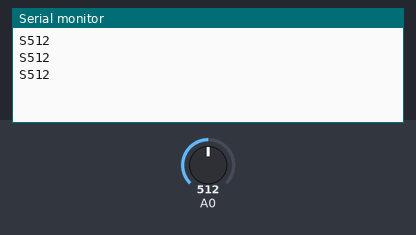
The sketch below on a simulated Arduino Leonardo, built with avr-gcc and run on an emulated ATmega32U4. Shown: the last lines printed to the serial monitor. The inputs (shaded band) are chosen by the test bench; at power-on: A0 = 512.

Above: at 1.3 s.
1.4 s: A0 set to 716
At 1.9 s:
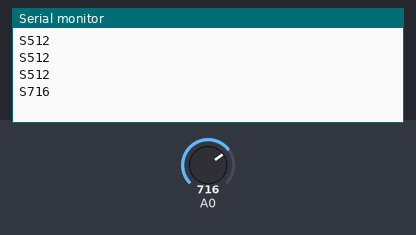
2.9 s: A0 set to 900
At 3.3 s:
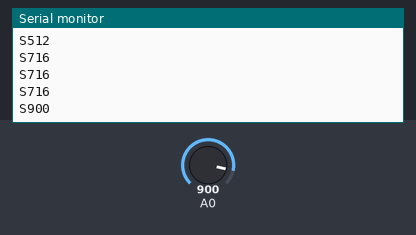
Timing chart, 0 to 5.9 s (numbered marks = the images above; inputs shaded):
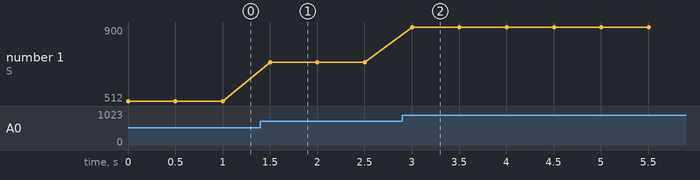

The sketch:

EmicAnalogReadSerial.ino
```cpp
/*
  EmicAnalogReadSerial

  Reads an analog input on pin 0 and reads the serial output
  from the Serial1 TX pin using an Emic 2 Text-to-speech module.
  (https://www.sparkfun.com/products/11711)
  This is the minimal example for the Emic module.

  Note: Serial1 is only available on board with two hardware serial
  ports, such as the SAMD boards (Nano 33 IoT,
  MKR), the 32U4 boards (Leonardo, Micro),
  the Due. For Uno boards, use SoftwareSerial
  instead.

  Attach the center pin of a potentiometer to pin A0,
  and the outside pins to +5V and ground.
  Attach the SIN pin of the Emic2 to the TX pin
  of the Arduino.

*/

// the setup routine runs once when you press reset:
void setup() {
  // initialize serial communication at 9600 bits per second:
  Serial.begin(9600);
  Serial1.begin(9600);
  // set the word rate at 400 words per minute (can go 75 - 600 wpm):
  Serial1.println("W400");
}

// the loop routine runs over and over again forever:
void loop() {
  // read the input on analog pin 0:
  int sensorValue = analogRead(A0);
  // print out the value you read:
  Serial.println("S" + String(sensorValue));
  Serial1.println("S" + String(sensorValue));
  delay(500);        // delay in between reads for voice legibility
}
```

Measured:
- after the input at 1.4 s, the serial monitor: prints a new line after 0.10 s (image 1)
- after the input at 2.9 s, the serial monitor: prints a new line after 0.10 s (image 2)
- plotted number 1: 512 → 716 after the input at 1.4 s, 716 → 900 after the input at 2.9 s
